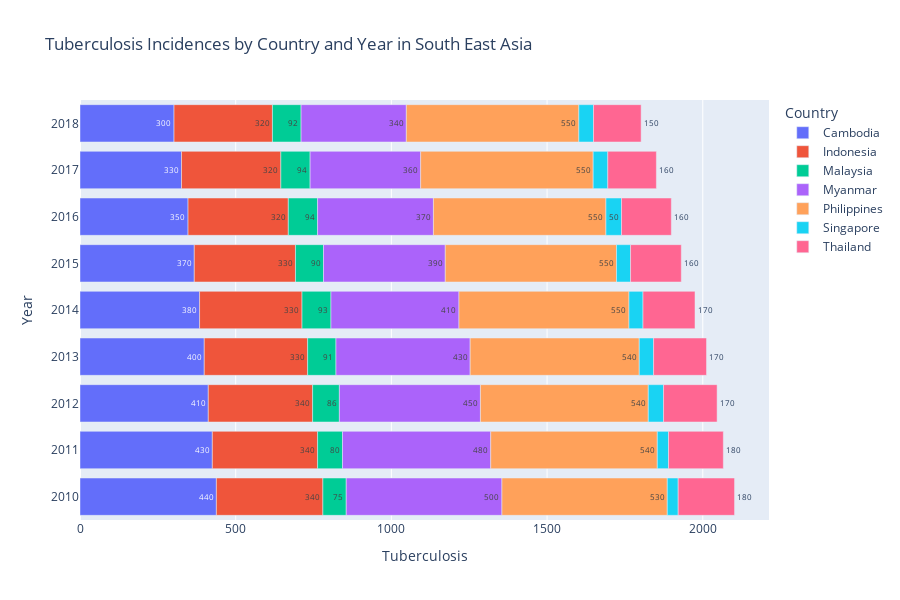

Notebook code cell kept with this figure:
### Markdown cell above
## Tuberculosis Incidences By Country and Year in South East Asia

### Code cell
plt.style.use('dark_background')
import plotly.express as px
fig = px.bar(seatb, x="Tuberculosis", y="Year", color='Country', orientation='h',
             hover_data=[],
             height=600,
             title='Tuberculosis Incidences by Country and Year in South East Asia', text='Tuberculosis')

fig.update_traces(texttemplate='%{text:.2s}', textposition='outside')
fig.update_layout(uniformtext_minsize=8, uniformtext_mode='hide')
fig.show()

### Figure 1 — Plotly figure (JSON) as saved in the notebook; plotly's stock layout.template omitted (floating-point values rounded to 4 significant figures)
{"data": [{"alignmentgroup": "True", "hoverlabel": {"namelength": 0}, "hovertemplate": "Country=Cambodia<br>Tuberculosis=%{text}<br>Year=%{y}", "legendgroup": "Cambodia", "marker": {"color": "#636efa"}, "name": "Cambodia", "offsetgroup": "Cambodia", "orientation": "h", "showlegend": true, "text": [302, 326, 347, 367, 384, 399, 412, 425, 438], "textposition": "outside", "texttemplate": "%{text:.2s}", "type": "bar", "x": [302, 326, 347, 367, 384, 399, 412, 425, 438], "xaxis": "x", "y": [2018, 2017, 2016, 2015, 2014, 2013, 2012, 2011, 2010], "yaxis": "y"}, {"alignmentgroup": "True", "hoverlabel": {"namelength": 0}, "hovertemplate": "Country=Indonesia<br>Tuberculosis=%{text}<br>Year=%{y}", "legendgroup": "Indonesia", "marker": {"color": "#EF553B"}, "name": "Indonesia", "offsetgroup": "Indonesia", "orientation": "h", "showlegend": true, "text": [316, 319, 322, 325, 329, 332, 335, 338, 342], "textposition": "outside", "texttemplate": "%{text:.2s}", "type": "bar", "x": [316, 319, 322, 325, 329, 332, 335, 338, 342], "xaxis": "x", "y": [2018, 2017, 2016, 2015, 2014, 2013, 2012, 2011, 2010], "yaxis": "y"}, {"alignmentgroup": "True", "hoverlabel": {"namelength": 0}, "hovertemplate": "Country=Malaysia<br>Tuberculosis=%{text}<br>Year=%{y}", "legendgroup": "Malaysia", "marker": {"color": "#00cc96"}, "name": "Malaysia", "offsetgroup": "Malaysia", "orientation": "h", "showlegend": true, "text": [92, 94, 94, 90, 93, 91, 86, 80, 75], "textposition": "outside", "texttemplate": "%{text:.2s}", "type": "bar", "x": [92, 94, 94, 90, 93, 91, 86, 80, 75], "xaxis": "x", "y": [2018, 2017, 2016, 2015, 2014, 2013, 2012, 2011, 2010], "yaxis": "y"}, {"alignmentgroup": "True", "hoverlabel": {"namelength": 0}, "hovertemplate": "Country=Myanmar<br>Tuberculosis=%{text}<br>Year=%{y}", "legendgroup": "Myanmar", "marker": {"color": "#ab63fa"}, "name": "Myanmar", "offsetgroup": "Myanmar", "orientation": "h", "showlegend": true, "text": [338, 355, 372, 391, 411, 431, 453, 476, 500], "textposition": "outside", "texttemplate": "%{text:.2s}", "type": "bar", "x": [338, 355, 372, 391, 411, 431, 453, 476, 500], "xaxis": "x", "y": [2018, 2017, 2016, 2015, 2014, 2013, 2012, 2011, 2010], "yaxis": "y"}, {"alignmentgroup": "True", "hoverlabel": {"namelength": 0}, "hovertemplate": "Country=Philippines<br>Tuberculosis=%{text}<br>Year=%{y}", "legendgroup": "Philippines", "marker": {"color": "#FFA15A"}, "name": "Philippines", "offsetgroup": "Philippines", "orientation": "h", "showlegend": true, "text": [554, 554, 554, 550, 546, 543, 539, 535, 531], "textposition": "outside", "texttemplate": "%{text:.2s}", "type": "bar", "x": [554, 554, 554, 550, 546, 543, 539, 535, 531], "xaxis": "x", "y": [2018, 2017, 2016, 2015, 2014, 2013, 2012, 2011, 2010], "yaxis": "y"}, {"alignmentgroup": "True", "hoverlabel": {"namelength": 0}, "hovertemplate": "Country=Singapore<br>Tuberculosis=%{text}<br>Year=%{y}", "legendgroup": "Singapore", "marker": {"color": "#19d3f3"}, "name": "Singapore", "offsetgroup": "Singapore", "orientation": "h", "showlegend": true, "text": [47, 47, 50, 45, 45, 46, 49, 36, 35], "textposition": "outside", "texttemplate": "%{text:.2s}", "type": "bar", "x": [47, 47, 50, 45, 45, 46, 49, 36, 35], "xaxis": "x", "y": [2018, 2017, 2016, 2015, 2014, 2013, 2012, 2011, 2010], "yaxis": "y"}, {"alignmentgroup": "True", "hoverlabel": {"namelength": 0}, "hovertemplate": "Country=Thailand<br>Tuberculosis=%{text}<br>Year=%{y}", "legendgroup": "Thailand", "marker": {"color": "#FF6692"}, "name": "Thailand", "offsetgroup": "Thailand", "orientation": "h", "showlegend": true, "text": [153, 156, 160, 163, 167, 170, 172, 176, 181], "textposition": "outside", "texttemplate": "%{text:.2s}", "type": "bar", "x": [153, 156, 160, 163, 167, 170, 172, 176, 181], "xaxis": "x", "y": [2018, 2017, 2016, 2015, 2014, 2013, 2012, 2011, 2010], "yaxis": "y"}], "layout": {"barmode": "relative", "height": 600, "legend": {"title": {"text": "Country"}, "tracegroupgap": 0}, "title": {"text": "Tuberculosis Incidences by Country and Year in South East Asia"}, "uniformtext": {"minsize": 8, "mode": "hide"}, "xaxis": {"anchor": "y", "domain": [0, 1], "title": {"text": "Tuberculosis"}}, "yaxis": {"anchor": "x", "domain": [0, 1], "title": {"text": "Year"}}}}
